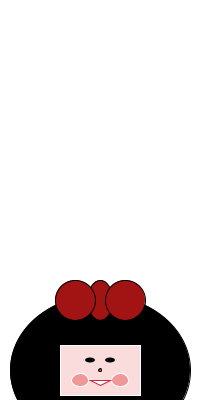
Frame 1 (no input)
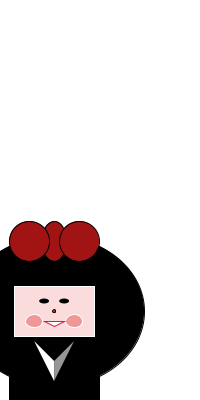
Frame 60 (the mouse pressed at the canvas centre just before this capture)
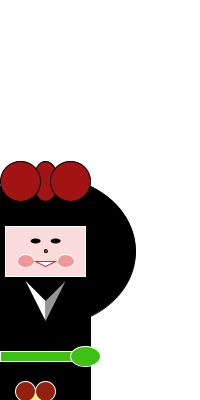
Frame 120 (the mouse held since frame 60 and released just before this capture)

The Processing sketch that drew these frames (run headless with seeded random() and noise(); from frame 60 on, the mouse is pressed at the canvas centre):

// Processing sketch: processing_56060
// ── processing_56060.pde

float zoogX;
float zoogY;

void setup() {
size(200,400);
zoogX = width/2;//zoog starts always in the middle
zoogY = height + 100;//zoog starts below the screen
smooth();
}

void draw() {
  background(255);/*draw a whie background*/
  //set mode CENTER
  ellipseMode(CENTER);
  rectMode(CENTER);
  
  //body
stroke(0);/*black stroke*/
fill(0);/*black fill*/
rect(zoogX,zoogY,90,150);
//rect(100,280,90,150);
  
  //head
stroke(0);
fill(0);
ellipse(zoogX,zoogY-130,180,150);
//ellipse(100,150,180,150);

  //face
stroke(255);
fill(250,220,220);
rect(zoogX,zoogY-130,80,50);
//rect(100,150,80,50);

  //lace
stroke(0);
fill(162,20,20);
ellipse(zoogX,zoogY-200,25,40);/*middle*/
//ellipse(100,80,25,40);/*middle*/
ellipse(zoogX-25,zoogY-200,40,40);/*left*/
//ellipse(75,80,40,40);/*left*/
ellipse(zoogX+25,zoogY-200,40,40);/*right*/
//ellipse(125,80,40,40);/*right*/

//nose
fill(234,50,50);
ellipse(zoogX,zoogY-130,3,3);
//ellipse(100,150,3,3);

//eyes
noStroke();
fill(0);
ellipse(zoogX-10,zoogY-140,10,5);/*left*/
//ellipse(90,140,10,5);/*left*/
ellipse(zoogX+10,zoogY-140,10,5);/*right*/
//ellipse(110,140,10,5);/*right*/

//cheek
stroke(255);
fill(240,152,152);/*color cheek*/
ellipse(zoogX-20,zoogY-120,17,13);/*left cheek*/
//ellipse(80,160,17,13);/*left cheek*/
ellipse(zoogX+20,zoogY-120,17,13);/*right cheek*/
//ellipse(120,160,17,13);/*right cheek*/

//mouth
stroke(206,35,67);
fill(255);
triangle(zoogX-10,zoogY-120,zoogX+10,zoogY-120,zoogX,zoogY-115);
//triangle(90,160,110,160,100,165);

//neck
noStroke();
fill(255);
triangle(zoogX,zoogY-60,zoogX-20,zoogY-100,zoogX,zoogY-80);
//triangle(100,220,80,180,100,200);

fill(150);
triangle(zoogX,zoogY-60,zoogX+20,zoogY-100,zoogX,zoogY-80);
//triangle(100,220,120,180,100,200);

//flower
stroke(255);
fill(247,247,22);
ellipse(zoogX-10,zoogY+20,20,20);
//ellipse(90,300,20,20);

//petals

fill(147,31,13);
ellipse(zoogX-20,zoogY+10,20,20);
//ellipse(80,290,20,20);
ellipse(zoogX,zoogY+10,20,20);
//ellipse(100,290,20,20);
ellipse(zoogX-20,zoogY+30,20,20);
//ellipse(80,310,20,20);
ellipse(zoogX,zoogY+30,20,20);
//ellipse(100,310,20,20);

//obi
stroke(255);
fill(62,193,20);
rect(zoogX,zoogY-25,90,10);
//rect(100,255,90,10);
ellipse(zoogX+40,zoogY-25,30,20);
//ellipse(140,255,30,20);

 //Zoog moves up extra feature
  zoogY = zoogY-1;
  
  //shakes to the right and the left
  zoogX = zoogX + random (-5,5);

}
